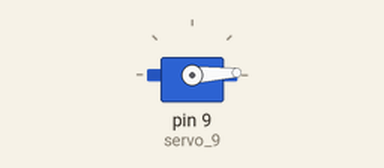
Recording of a sketch running on a simulated Arduino Uno, built with avr-gcc and run on an emulated ATmega328P. Shown: servo.

Above: at 0.05 s.
At 0.9 s:
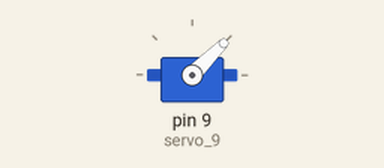
At 1.8 s:
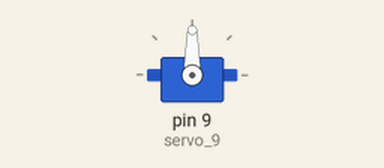
At 3.6 s:
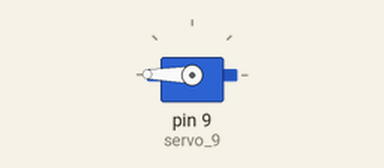
Timing chart, 0 to 8.3 s (numbered marks = the images above):
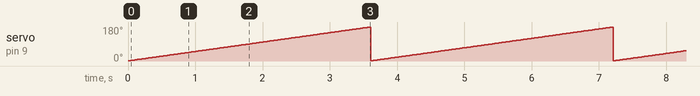

The sketch:

servo_motor1.ino
```cpp
// C++ code
//
#include <Servo.h>

int position = 0;

int i = 0;

Servo servo_9;

void setup()
{
  servo_9.attach(9, 500, 2500);
}

void loop()
{
  position = 0;
  for (position = 1; position <= 179; position += 1) {
    servo_9.write(position);
    delay(20); // Wait for 20 millisecond(s)
  }
  for (i = 179; i >= 1; i -= 1) {
    servo_9.write(position);
  }
}
```

Measured:
- by itself, servo on pin 9 (servo_9): ramps from 1° to 179° and jumps back, once every 3.6 s
